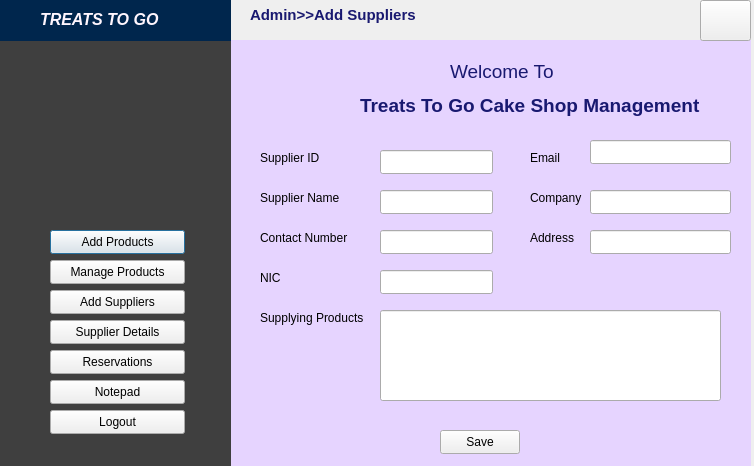
<?xml version="1.0" encoding="UTF-8"?>
<ui version="4.0">
 <class>addsuppliers</class>
 <widget class="QDialog" name="addsuppliers">
  <property name="geometry">
   <rect>
    <x>0</x>
    <y>0</y>
    <width>754</width>
    <height>466</height>
   </rect>
  </property>
  <property name="windowTitle">
   <string>Dialog</string>
  </property>
  <widget class="QLabel" name="label">
   <property name="geometry">
    <rect>
     <x>260</x>
     <y>150</y>
     <width>101</width>
     <height>16</height>
    </rect>
   </property>
   <property name="text">
    <string>Supplier ID</string>
   </property>
  </widget>
  <widget class="QLabel" name="label_2">
   <property name="geometry">
    <rect>
     <x>260</x>
     <y>190</y>
     <width>91</width>
     <height>16</height>
    </rect>
   </property>
   <property name="text">
    <string>Supplier Name</string>
   </property>
  </widget>
  <widget class="QLabel" name="label_3">
   <property name="geometry">
    <rect>
     <x>260</x>
     <y>230</y>
     <width>111</width>
     <height>16</height>
    </rect>
   </property>
   <property name="text">
    <string>Contact Number</string>
   </property>
  </widget>
  <widget class="QLabel" name="label_4">
   <property name="geometry">
    <rect>
     <x>530</x>
     <y>150</y>
     <width>91</width>
     <height>16</height>
    </rect>
   </property>
   <property name="text">
    <string>Email</string>
   </property>
  </widget>
  <widget class="QLabel" name="label_5">
   <property name="geometry">
    <rect>
     <x>530</x>
     <y>190</y>
     <width>61</width>
     <height>16</height>
    </rect>
   </property>
   <property name="text">
    <string>Company</string>
   </property>
  </widget>
  <widget class="QLabel" name="label_6">
   <property name="geometry">
    <rect>
     <x>530</x>
     <y>230</y>
     <width>49</width>
     <height>16</height>
    </rect>
   </property>
   <property name="text">
    <string>Address</string>
   </property>
  </widget>
  <widget class="QLabel" name="label_7">
   <property name="geometry">
    <rect>
     <x>260</x>
     <y>270</y>
     <width>71</width>
     <height>16</height>
    </rect>
   </property>
   <property name="text">
    <string>NIC</string>
   </property>
  </widget>
  <widget class="QLabel" name="label_8">
   <property name="geometry">
    <rect>
     <x>260</x>
     <y>310</y>
     <width>131</width>
     <height>16</height>
    </rect>
   </property>
   <property name="text">
    <string>Supplying Products</string>
   </property>
  </widget>
  <widget class="QLabel" name="label_14">
   <property name="geometry">
    <rect>
     <x>10</x>
     <y>50</y>
     <width>221</width>
     <height>161</height>
    </rect>
   </property>
   <property name="styleSheet">
    <string notr="true">image: url(:/img/images/logo.png);</string>
   </property>
   <property name="text">
    <string/>
   </property>
  </widget>
  <widget class="QPushButton" name="pushButton">
   <property name="geometry">
    <rect>
     <x>50</x>
     <y>230</y>
     <width>135</width>
     <height>24</height>
    </rect>
   </property>
   <property name="text">
    <string>Add Products</string>
   </property>
  </widget>
  <widget class="QLabel" name="label_9">
   <property name="geometry">
    <rect>
     <x>0</x>
     <y>0</y>
     <width>231</width>
     <height>41</height>
    </rect>
   </property>
   <property name="styleSheet">
    <string notr="true">background-color: rgb(0, 38, 77);</string>
   </property>
   <property name="text">
    <string/>
   </property>
  </widget>
  <widget class="QPushButton" name="pushButton_4">
   <property name="geometry">
    <rect>
     <x>50</x>
     <y>290</y>
     <width>135</width>
     <height>24</height>
    </rect>
   </property>
   <property name="text">
    <string>Add Suppliers</string>
   </property>
  </widget>
  <widget class="QPushButton" name="pushButton_6">
   <property name="geometry">
    <rect>
     <x>50</x>
     <y>350</y>
     <width>135</width>
     <height>24</height>
    </rect>
   </property>
   <property name="text">
    <string>Reservations</string>
   </property>
  </widget>
  <widget class="QPushButton" name="pushButton_8">
   <property name="geometry">
    <rect>
     <x>50</x>
     <y>410</y>
     <width>135</width>
     <height>24</height>
    </rect>
   </property>
   <property name="text">
    <string>Logout</string>
   </property>
  </widget>
  <widget class="QLabel" name="label_10">
   <property name="geometry">
    <rect>
     <x>0</x>
     <y>30</y>
     <width>231</width>
     <height>451</height>
    </rect>
   </property>
   <property name="styleSheet">
    <string notr="true">background-color: rgb(63, 63, 63);</string>
   </property>
   <property name="text">
    <string/>
   </property>
  </widget>
  <widget class="QPushButton" name="pushButton_3">
   <property name="geometry">
    <rect>
     <x>50</x>
     <y>260</y>
     <width>135</width>
     <height>24</height>
    </rect>
   </property>
   <property name="text">
    <string>Manage Products</string>
   </property>
  </widget>
  <widget class="QPushButton" name="pushButton_7">
   <property name="geometry">
    <rect>
     <x>50</x>
     <y>380</y>
     <width>135</width>
     <height>24</height>
    </rect>
   </property>
   <property name="text">
    <string>Notepad</string>
   </property>
  </widget>
  <widget class="QPushButton" name="pushButton_5">
   <property name="geometry">
    <rect>
     <x>50</x>
     <y>320</y>
     <width>135</width>
     <height>24</height>
    </rect>
   </property>
   <property name="text">
    <string>Supplier Details</string>
   </property>
  </widget>
  <widget class="QLabel" name="label_13">
   <property name="geometry">
    <rect>
     <x>40</x>
     <y>10</y>
     <width>121</width>
     <height>20</height>
    </rect>
   </property>
   <property name="text">
    <string>&lt;html&gt;&lt;head/&gt;&lt;body&gt;&lt;p&gt;&lt;span style=&quot; font-size:12pt; font-weight:700; font-style:italic; color:#fff6fe;&quot;&gt;TREATS TO GO&lt;/span&gt;&lt;/p&gt;&lt;/body&gt;&lt;/html&gt;</string>
   </property>
  </widget>
  <widget class="QLabel" name="label_11">
   <property name="geometry">
    <rect>
     <x>450</x>
     <y>60</y>
     <width>141</width>
     <height>21</height>
    </rect>
   </property>
   <property name="font">
    <font>
     <pointsize>14</pointsize>
    </font>
   </property>
   <property name="text">
    <string>&lt;html&gt;&lt;head/&gt;&lt;body&gt;&lt;p&gt;&lt;span style=&quot; color:#191970;&quot;&gt;Welcome To&lt;/span&gt;&lt;/p&gt;&lt;/body&gt;&lt;/html&gt;</string>
   </property>
  </widget>
  <widget class="QLabel" name="label_12">
   <property name="geometry">
    <rect>
     <x>360</x>
     <y>90</y>
     <width>371</width>
     <height>31</height>
    </rect>
   </property>
   <property name="font">
    <font>
     <pointsize>14</pointsize>
     <bold>true</bold>
    </font>
   </property>
   <property name="text">
    <string>&lt;html&gt;&lt;head/&gt;&lt;body&gt;&lt;p&gt;&lt;span style=&quot; color:#191970;&quot;&gt;Treats To Go Cake Shop Management&lt;/span&gt;&lt;/p&gt;&lt;/body&gt;&lt;/html&gt;</string>
   </property>
  </widget>
  <widget class="QLabel" name="label_15">
   <property name="geometry">
    <rect>
     <x>230</x>
     <y>0</y>
     <width>511</width>
     <height>41</height>
    </rect>
   </property>
   <property name="styleSheet">
    <string notr="true">border-color: rgb(25, 25, 112);</string>
   </property>
   <property name="text">
    <string/>
   </property>
  </widget>
  <widget class="QLabel" name="label_17">
   <property name="geometry">
    <rect>
     <x>230</x>
     <y>40</y>
     <width>521</width>
     <height>441</height>
    </rect>
   </property>
   <property name="styleSheet">
    <string notr="true">background-color: rgb(230, 212, 255);</string>
   </property>
   <property name="text">
    <string/>
   </property>
  </widget>
  <widget class="QLineEdit" name="lineEdit_sid">
   <property name="geometry">
    <rect>
     <x>380</x>
     <y>150</y>
     <width>113</width>
     <height>24</height>
    </rect>
   </property>
  </widget>
  <widget class="QLineEdit" name="lineEdit_sname">
   <property name="geometry">
    <rect>
     <x>380</x>
     <y>190</y>
     <width>113</width>
     <height>24</height>
    </rect>
   </property>
  </widget>
  <widget class="QLineEdit" name="lineEdit_scontact">
   <property name="geometry">
    <rect>
     <x>380</x>
     <y>230</y>
     <width>113</width>
     <height>24</height>
    </rect>
   </property>
  </widget>
  <widget class="QLineEdit" name="lineEdit_snic">
   <property name="geometry">
    <rect>
     <x>380</x>
     <y>270</y>
     <width>113</width>
     <height>24</height>
    </rect>
   </property>
  </widget>
  <widget class="QLineEdit" name="lineEdit_smail">
   <property name="geometry">
    <rect>
     <x>590</x>
     <y>140</y>
     <width>141</width>
     <height>24</height>
    </rect>
   </property>
  </widget>
  <widget class="QLineEdit" name="lineEdit_scomp">
   <property name="geometry">
    <rect>
     <x>590</x>
     <y>190</y>
     <width>141</width>
     <height>24</height>
    </rect>
   </property>
  </widget>
  <widget class="QLineEdit" name="lineEdit_saddress">
   <property name="geometry">
    <rect>
     <x>590</x>
     <y>230</y>
     <width>141</width>
     <height>24</height>
    </rect>
   </property>
  </widget>
  <widget class="QPushButton" name="pushButton_2">
   <property name="geometry">
    <rect>
     <x>440</x>
     <y>430</y>
     <width>80</width>
     <height>24</height>
    </rect>
   </property>
   <property name="text">
    <string>Save</string>
   </property>
  </widget>
  <widget class="QLineEdit" name="lineEdit_prod">
   <property name="geometry">
    <rect>
     <x>380</x>
     <y>310</y>
     <width>341</width>
     <height>91</height>
    </rect>
   </property>
  </widget>
  <widget class="QPushButton" name="pushButton_10">
   <property name="geometry">
    <rect>
     <x>700</x>
     <y>0</y>
     <width>51</width>
     <height>41</height>
    </rect>
   </property>
   <property name="styleSheet">
    <string notr="true">image: url(:/img/images/icons8-home-page-30(1).png);</string>
   </property>
   <property name="text">
    <string/>
   </property>
  </widget>
  <widget class="QLabel" name="label_18">
   <property name="geometry">
    <rect>
     <x>250</x>
     <y>0</y>
     <width>171</width>
     <height>31</height>
    </rect>
   </property>
   <property name="text">
    <string>&lt;html&gt;&lt;head/&gt;&lt;body&gt;&lt;p&gt;&lt;span style=&quot; font-size:11pt; font-weight:700; color:#191970;&quot;&gt;Admin&amp;gt;&amp;gt;Add Suppliers&lt;/span&gt;&lt;/p&gt;&lt;/body&gt;&lt;/html&gt;</string>
   </property>
  </widget>
  <zorder>label_17</zorder>
  <zorder>label_10</zorder>
  <zorder>label</zorder>
  <zorder>label_2</zorder>
  <zorder>label_3</zorder>
  <zorder>label_4</zorder>
  <zorder>label_5</zorder>
  <zorder>label_6</zorder>
  <zorder>label_7</zorder>
  <zorder>label_8</zorder>
  <zorder>label_14</zorder>
  <zorder>pushButton</zorder>
  <zorder>label_9</zorder>
  <zorder>pushButton_4</zorder>
  <zorder>pushButton_6</zorder>
  <zorder>pushButton_8</zorder>
  <zorder>pushButton_3</zorder>
  <zorder>pushButton_7</zorder>
  <zorder>pushButton_5</zorder>
  <zorder>label_13</zorder>
  <zorder>label_11</zorder>
  <zorder>label_12</zorder>
  <zorder>label_15</zorder>
  <zorder>lineEdit_sid</zorder>
  <zorder>lineEdit_sname</zorder>
  <zorder>lineEdit_scontact</zorder>
  <zorder>lineEdit_snic</zorder>
  <zorder>lineEdit_smail</zorder>
  <zorder>lineEdit_scomp</zorder>
  <zorder>lineEdit_saddress</zorder>
  <zorder>pushButton_2</zorder>
  <zorder>lineEdit_prod</zorder>
  <zorder>pushButton_10</zorder>
  <zorder>label_18</zorder>
 </widget>
 <resources/>
 <connections/>
</ui>
